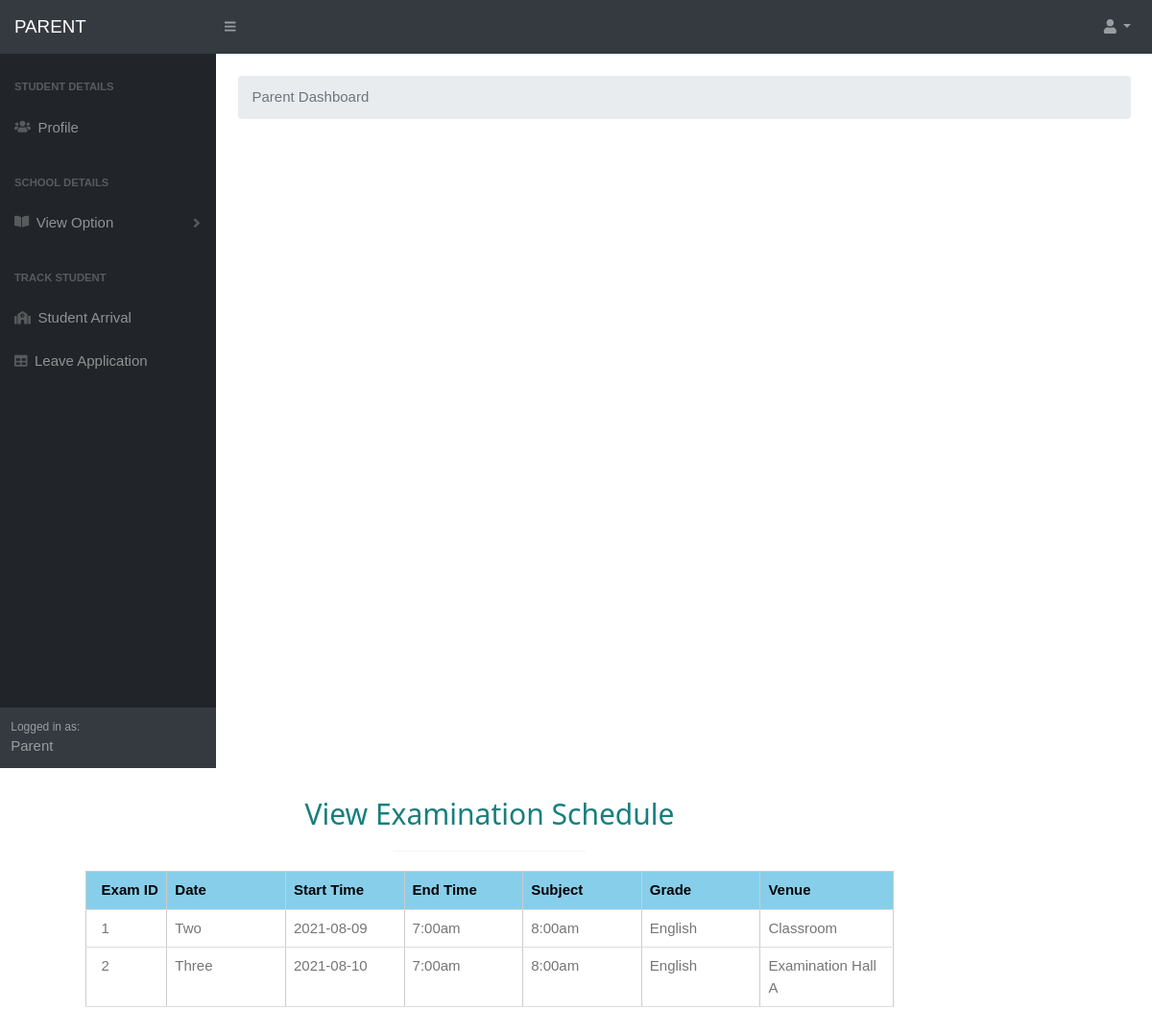
The app's page /pviewexam.php (signed in) with its own data.
### tables this page shows
CREATE TABLE `examsched` (
  `examid` varchar(50) NOT NULL,
  `sid` varchar(100) NOT NULL,
  `grade` varchar(100) NOT NULL,
  `date` varchar(15) NOT NULL,
  `time_start` varchar(15) NOT NULL,
  `time_end` varchar(15) NOT NULL,
  `subject` varchar(15) NOT NULL,
  `venue` varchar(100) NOT NULL
);

### pviewexam.php (the view, shortened to what this page needs)
<?php
$aid= $_SESSION['aid'];
if(empty($aid))
{
	echo "<script>window.location.href='parentlogin.php'</script>";
}
else
{
	include('parentmenu.php');
	include('connect.php');
	?>
	<html>
      <link rel="stylesheet"href="styles.css" >
      <link rel="stylesheet" href="w.css">
      <link href="https://cdn.datatables.net/1.10.20/css/dataTables.bootstrap4.min.css" rel="stylesheet" />
<body>
<form method='POST'>
<div class="w3-padding-large" id="main" style='position:absolute; right:180px;'>
<div class="w3-content w3-justify w3-text-grey w3-padding-64" id="about"  style='width:90%'>
    <center>
	<h2 class="w3-center" style='color:#177F7D'>View Examination Schedule</h2>
       <hr style="width:200px" class="w3-opacity">
	   <?php
	   $sel="select * from examsched";
	   $res=$con->query($sel);
	   if(mysqli_num_rows($res)==0)
	   {
		  echo "<table align='center'><tr align='center'><td style='color:red'><b>No data found</b></td></tr></table>";
	   }
	   else
	   {
		   echo"
		   <div class='w3-container'>
	   <table class='w3-table-all w3-hoverable' border='1' cellspacing='0' cellpadding='0' width='95%' >
	   <thead>
		<tr class='w3-light-blue'>
    <th>Exam ID</th>
	   <th>Date</th>
	   <th>Start Time</th>
	   <th>End Time</th>
	   <th>Subject</th>
     <th>Grade</th>
     <th>Venue</th>
		</tr>
    </thead>   ";
		   while($data=mysqli_fetch_array($res))
		   {
			$examid=$data['examid'];
			$grade=$data['grade'];
			  $date=$data['date'];
			  $time_start=$data['time_start'];
			  $time_end=$data['time_end'];
			  $subject=$data['subject'];
        	$venue=$data['venue'];
			  echo"
    <tbody bgcolor='#f6f6f6'>
	  <tr align='center'>
	<td width='5%'>".$examid."</td>
	<td width='10%'>".$grade."</td>
        <td width='10%'>".$date."</td>
        <td width='10%'>".$time_start."</td>
        <td width='10%'>".$time_end."</td>
		<td width='10%'>".$subject."</td>
    <td width='10%'>".$venue."</td>
		</td>
      </tr>
    </tbody>";
		   }
	   }
	   ?>
	   </table>
	   </div>
	   </div>
	   </div>
	   </form>
	   </body>
	   <br><br><br>
<?php
}
?>

### w.css (style rules this page uses)
html { box-sizing:border-box }
*,*:before,*:after { box-sizing:inherit }
html { -ms-text-size-adjust:100%;-webkit-text-size-adjust:100% }
body { margin:0 }
hr { box-sizing:content-box;height:0;overflow:visible }
html,body { font-family:Verdana,sans-serif;font-size:15px;line-height:1.5 }
html { overflow-x:hidden }
h1,h2,h3,h4,h5,h6,.w3-slim,.w3-wide { font-family:"Segoe UI",Arial,sans-serif }
h2 { font-size:30px }
h1,h2,h3,h4,h5,h6 { font-weight:400;margin:10px 0 }
hr { border:0;border-top:1px solid #eee;margin:20px 0 }
.w3-table,.w3-table-all { border-collapse:collapse;border-spacing:0;width:100%;display:table }
.w3-table-all { border:1px solid #ccc }
.w3-bordered tr,.w3-table-all tr { border-bottom:1px solid #ddd }
.w3-table-all tr:nth-child(odd) { background-color:#fff }
.w3-table td,.w3-table th,.w3-table-all td,.w3-table-all th { padding:8px 8px;display:table-cell;text-align:left;vertical-align:top }
.w3-table th:first-child,.w3-table td:first-child,.w3-table-all th:first-child,.w3-table-all td:first-child { padding-left:16px }
.w3-btn,.w3-btn-floating,.w3-dropnav a,.w3-btn-floating-large,.w3-btn-block, .w3-navbar a,.w3-navblock a,.w3-sidenav a,.w3-pagination li a,.w3-hoverable tbody tr,.w3-hoverable li, .w3-accordion-content a,.w3-dropdown-content a,.w3-dropdown-click:hover,.w3-dropdown-hover:hover,.w3-opennav,.w3-closenav,.w3-closebtn,*[class*="w3-hover-"] { -webkit-transition:background-color .25s,color .15s,box-shadow .25s,opacity 0.25s,filter 0.25s,border 0.15s;transition:background-color .25s,color .15s,box-shadow .15s,opacity .25s,filter .25s,border .15s }
.w3-main,#main { transition:margin-left .4s }
.w3-container:after,.w3-container:before,.w3-panel:after,.w3-panel:before,.w3-row:after,.w3-row:before,.w3-row-padding:after,.w3-row-padding:before,.w3-cell-row:before,.w3-cell-row:after, .w3-topnav:after,.w3-topnav:before,.w3-clear:after,.w3-clear:before,.w3-btn-group:before,.w3-btn-group:after,.w3-btn-bar:before,.w3-btn-bar:after,.w3-bar:before,.w3-bar:after { content:"";display:table;clear:both }
.w3-content { max-width:980px;margin:auto }
.w3-justify { text-align:justify!important }
.w3-center { text-align:center!important }
.w3-padding-large { padding:12px 24px!important }
.w3-padding-64 { padding-top:64px!important;padding-bottom:64px!important }
.w3-container { padding:0.01em 16px }
.w3-opacity,.w3-hover-opacity:hover { opacity:0.60;-webkit-backface-visibility:hidden; color: white }
.w3-light-blue,.w3-hover-light-blue:hover { color:#000!important;background-color:#87CEEB!important }
.w3-text-grey,.w3-hover-text-grey:hover,.w3-text-gray,.w3-hover-text-gray:hover { color:#757575!important }

### records on screen
examsched: examid "1", grade "Two", date "2021-08-09", time_start "7:00am", time_end "8:00am", subject "English", venue "Classroom"
examsched: examid "2", grade "Three", date "2021-08-10", time_start "7:00am", time_end "8:00am", subject "English", venue "Examination Hall A"
